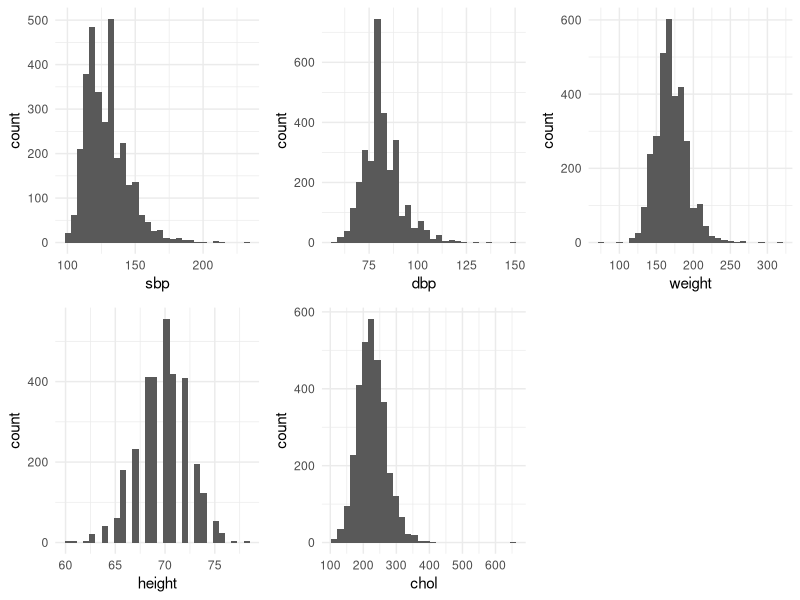
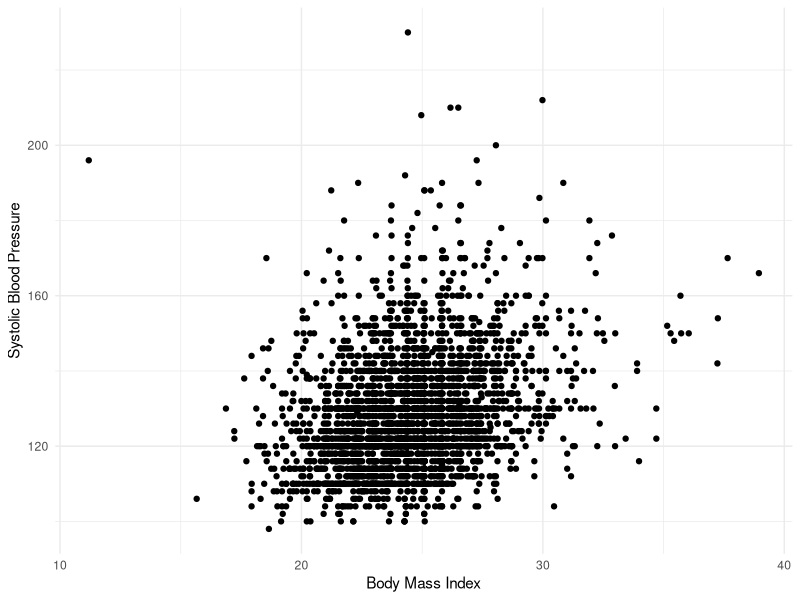
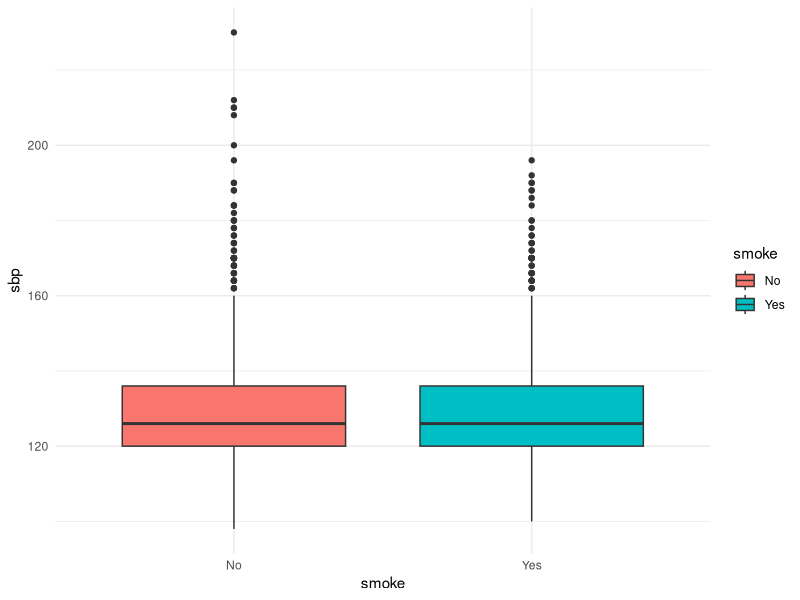

Source code (R) for these figures, in order: (Note: this script raises an error after producing the figures.)
library(tidyverse)
library(tibble)
library(readr)
library(skimr)
library(gridExtra)


setwd("\\\\wsl.localhost/Ubuntu/home/flemm0/school_stuff/USC_Fall_2023/PM592")

## Question 1

# 1a
a <- qnorm(p=0.01, mean=0, sd=1)

# 1b
b <- 2*pnorm(q=1.96, lower.tail=F)

# 1c
c <- qchisq(p=0.95, df=7)

# 1d
d <- pchisq(q=10, df=12)

# 1e
e <- abs(qt(p=.15/2, df=16))

# 1f
f <- pf(q=1.9, df1=7, df2=30)

ans <- tibble(
  "1a" = a, "1b" = b, "1c" = c, "1d" = d, "1e" = e, "1f" = f
)
ans


## Question 2

wcgs_raw <- readr::read_csv("./data/wcgs.csv")

# 2a
str(wcgs_raw)

names(wcgs_raw)

dim(wcgs_raw)


# 2b
wcgs <- wcgs_raw %>%
  mutate(weight_cat = cut(weight, breaks=c(-Inf, 140, 170, 201, Inf), labels=c("<140", "140-170", "170-200", ">200"), include.lowest=F, right=F))

wcgs %>%
  count(weight_cat) %>%
  mutate(pct = n / sum(n))
  
# 2c
wcgs <- wcgs %>%
  mutate(age_cat = cut(age, breaks=c(35, 41, 46, 51, 56, 60), labels=c("35-40", "41-45", "46-50", "51-55", "56-60"), right=F))

wcgs %>%
  count(weight_cat) %>%
  mutate(pct = n / sum(n))

# 2d
# bmi = (weight (lb) / [height (in)]^2) * 703
wcgs <- wcgs %>%
  mutate(bmi = (weight / height**2) * 703)

skim(wcgs$bmi)

# 2e
p1 <- ggplot(wcgs, aes(sbp)) + geom_histogram() + theme_minimal()
p2 <- ggplot(wcgs, aes(dbp)) + geom_histogram() + theme_minimal()
p3 <- ggplot(wcgs, aes(weight)) + geom_histogram() + theme_minimal()
p4 <- ggplot(wcgs, aes(height)) + geom_histogram() + theme_minimal()
p5 <- ggplot(wcgs, aes(chol)) + geom_histogram() + theme_minimal()
grid.arrange(p1, p2, p3, p4, p5, nrow=2)

# 2f
wcgs <- wcgs %>%
  mutate(sbp_log = log(sbp))

wcgs %>%
  select(sbp_log) %>%
  skim()

# 2g
wcgs %>%
  ggplot(aes(x=bmi, y=sbp)) +
  geom_point() +
  labs(x="Body Mass Index", y="Systolic Blood Pressure") +
  theme_minimal()

# 2h
sum(wcgs$ncigs)

# 2i
wcgs %>%
  count(dibpat, smoke) %>%
  group_by(dibpat) %>%
  mutate(dibpat_count = sum(n)) %>%
  mutate(dibpat_smoke_pct = n / dibpat_count)

# save as R data set
write_rds(wcgs, file='./wcgs.rds')


## Question 3

# 3a
# since population std deviation is not given, calculate t-statistic
q = (mean(wcgs$sbp) - 125) / (sd(wcgs$sbp) / sqrt(length(wcgs$sbp)))
2*pt(q=q, df=length(wcgs$sbp)-1, lower.tail=F)

t.test(x=wcgs$sbp, mu=125, alternative="t")

# 3b
wcgs %>%
  ggplot(aes(x=smoke, y=sbp, fill=smoke)) + 
  geom_boxplot() +
  theme_minimal()

# 3c 
# parametric statistical test: t-test
var.test(sbp ~ as.factor(smoke), data=wcgs) # p < 0.05 reject null
t.test(sbp ~ as.factor(smoke), var.equal=F, data=wcgs)


# 3d
wilcox.test(sbp ~ as.factor(smoke), data=wcgs)


# 3e
describeBy(wcgs$sbp, group=wcgs$smoke, mat=T)

# CI of mean for t-distribution: mean +/- t * se
# t = critical t-value based on desired confidence level
# standard error: sample stdev / df

calculate_ci <- function(x, lower=TRUE) {
  t_crit = qt(1 - 0.05/2, df=length(x)-1) # use `pt()` function to get critical t-value for 95% CI
  se = sd(x) / (length(x) - 1)
  if (lower) {
    return(mean(x) - t_crit*se)
  } else {
    return(mean(x) + t_crit*se)
  }
}

bind_rows(
  wcgs %>%
    group_by(smoke) %>%
    summarise(
      Mean=mean(sbp),
      SD=sd(sbp),
      ci_lower=calculate_ci(sbp, lower=TRUE),
      ci_higher=calculate_ci(sbp, lower=FALSE)
    ) %>% 
    as.data.frame(),
  wcgs %>%
    summarise(
      smoke="combined",
      Mean=mean(sbp),
      SD=sd(sbp),
      ci_lower=calculate_ci(sbp, lower=TRUE),
      ci_higher=calculate_ci(sbp, lower=FALSE)
    )
  
)


## Question 4

# 4a
set.seed(124)

pop1 <- rnorm(n=30, mean=100, sd=20)
pop2 <- rnorm(n=30, mean=105, sd=20)

t.test(pop1, pop2, var.equal=T)

mean(pop1)
sd(pop1)

mean(pop2)
sd(pop2)


# 4b

print_stats <- function(pop1, pop2, var.equal=T){
  print(paste("Mean pop1:", mean(pop1)), sep=" ")
  print(paste("SD pop1:", sd(pop1)), sep=" ")
  print(paste("Mean pop2:", mean(pop2)), sep=" ")
  print(paste("SD pop2:", sd(pop2)), sep=" ")
  
  t.test(pop1, pop2, var.equal=var.equal)
}

# change n to 300
pop1 <- rnorm(n=300, mean=100, sd=20)
pop2 <- rnorm(n=300, mean=105, sd=20)
print_stats(pop1, pop2)

# change n to 100
pop1 <- rnorm(n=100, mean=100, sd=20)
pop2 <- rnorm(n=100, mean=105, sd=20)
print_stats(pop1, pop2)

# change sd to 50
pop1 <- rnorm(n=30, mean=100, sd=50)
pop2 <- rnorm(n=30, mean=105, sd=50)
print_stats(pop1, pop2)

# change sd to 5
pop1 <- rnorm(n=30, mean=100, sd=5)
pop2 <- rnorm(n=30, mean=105, sd=5)
print_stats(pop1, pop2)

# change mean to 90 and 110
pop1 <- rnorm(n=30, mean=90, sd=20)
pop2 <- rnorm(n=30, mean=110, sd=20)
print_stats(pop1, pop2)

# change mean to 95 and 105
pop1 <- rnorm(n=30, mean=95, sd=20)
pop2 <- rnorm(n=30, mean=105, sd=20)
print_stats(pop1, pop2)

# set means to 100 and sds to 75
pop1 <- rnorm(n=30, mean=100, sd=75)
pop2 <- rnorm(n=30, mean=100, sd=75)
print_stats(pop1, pop2)
